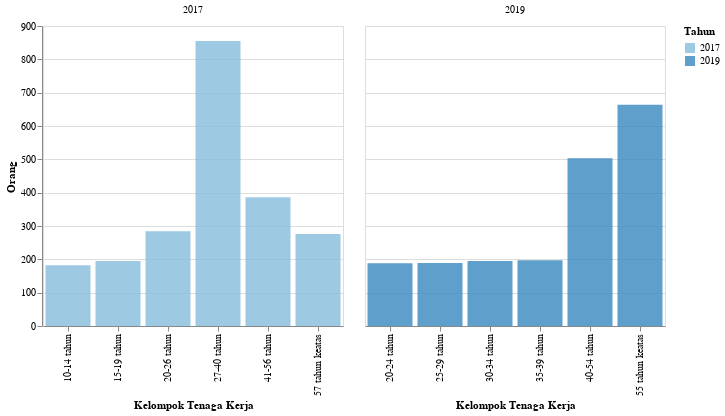

The cell this chart's notebook holds for it:
### Markdown cell above
<h2> Kelompok Usia Tenaga Kerja</h2>

### Code cell
df_4 = data('Kelompok Tenaga Kerja')
plot4 = plot_2(df_4,'Orang','Kelompok Tenaga Kerja',300)
plot4

### Figure 1 — Vega-Lite specification as saved in the notebook (floating-point values rounded to 4 significant figures)
{"config": {"view": {"continuousWidth": 400, "continuousHeight": 300}}, "data": {"name": "data-9c1d6ab0f9ff15493c19951d946590d6"}, "mark": {"type": "bar", "opacity": 0.8}, "encoding": {"color": {"condition": {"type": "nominal", "field": "Tahun", "scale": {"scheme": "blues"}, "selection": "selector001"}, "value": "lightgray"}, "column": {"type": "ordinal", "field": "Tahun", "title": ""}, "tooltip": [{"type": "quantitative", "field": "Tahun"}, {"type": "nominal", "field": "Keterangan"}, {"type": "quantitative", "field": "N"}, {"type": "nominal", "field": "Satuan"}], "x": {"type": "ordinal", "field": "Keterangan", "title": "Kelompok Tenaga Kerja"}, "y": {"type": "quantitative", "axis": {"tickMinStep": 1}, "field": "N", "title": "Orang"}}, "resolve": {"scale": {"x": "independent"}}, "selection": {"selector001": {"type": "single", "encodings": ["y", "color"]}, "selector007": {"type": "interval", "bind": "scales", "encodings": ["x", "y"]}}, "width": 300, "$schema": "https://vega.github.io/schema/vega-lite/v4.8.1.json", "datasets": {"data-9c1d6ab0f9ff15493c19951d946590d6": [{"Tahun": 2017, "Kode": 1, "Data": "Kependudukan", "Kode Kategori": 1.6, "Kategori": "Kelompok Tenaga Kerja", "Keterangan": "10-14 tahun", "N": 182.0, "Satuan": "Orang"}, {"Tahun": 2017, "Kode": 1, "Data": "Kependudukan", "Kode Kategori": 1.6, "Kategori": "Kelompok Tenaga Kerja", "Keterangan": "15-19 tahun", "N": 195.0, "Satuan": "Orang"}, {"Tahun": 2017, "Kode": 1, "Data": "Kependudukan", "Kode Kategori": 1.6, "Kategori": "Kelompok Tenaga Kerja", "Keterangan": "20-26 tahun", "N": 284.0, "Satuan": "Orang"}, {"Tahun": 2017, "Kode": 1, "Data": "Kependudukan", "Kode Kategori": 1.6, "Kategori": "Kelompok Tenaga Kerja", "Keterangan": "27-40 tahun", "N": 855.0, "Satuan": "Orang"}, {"Tahun": 2017, "Kode": 1, "Data": "Kependudukan", "Kode Kategori": 1.6, "Kategori": "Kelompok Tenaga Kerja", "Keterangan": "41-56 tahun", "N": 386.0, "Satuan": "Orang"}, {"Tahun": 2017, "Kode": 1, "Data": "Kependudukan", "Kode Kategori": 1.6, "Kategori": "Kelompok Tenaga Kerja", "Keterangan": "57 tahun keatas", "N": 276.0, "Satuan": "Orang"}, {"Tahun": 2019, "Kode": 1, "Data": "Kependudukan", "Kode Kategori": 1.6, "Kategori": "Kelompok Tenaga Kerja", "Keterangan": "20-24 tahun", "N": 188.0, "Satuan": "Orang"}, {"Tahun": 2019, "Kode": 1, "Data": "Kependudukan", "Kode Kategori": 1.6, "Kategori": "Kelompok Tenaga Kerja", "Keterangan": "25-29 tahun", "N": 189.0, "Satuan": "Orang"}, {"Tahun": 2019, "Kode": 1, "Data": "Kependudukan", "Kode Kategori": 1.6, "Kategori": "Kelompok Tenaga Kerja", "Keterangan": "30-34 tahun", "N": 195.0, "Satuan": "Orang"}, {"Tahun": 2019, "Kode": 1, "Data": "Kependudukan", "Kode Kategori": 1.6, "Kategori": "Kelompok Tenaga Kerja", "Keterangan": "35-39 tahun", "N": 197.0, "Satuan": "Orang"}, {"Tahun": 2019, "Kode": 1, "Data": "Kependudukan", "Kode Kategori": 1.6, "Kategori": "Kelompok Tenaga Kerja", "Keterangan": "40-54 tahun", "N": 503.0, "Satuan": "Orang"}, {"Tahun": 2019, "Kode": 1, "Data": "Kependudukan", "Kode Kategori": 1.6, "Kategori": "Kelompok Tenaga Kerja", "Keterangan": "55 tahun keatas", "N": 664.0, "Satuan": "Orang"}]}}
